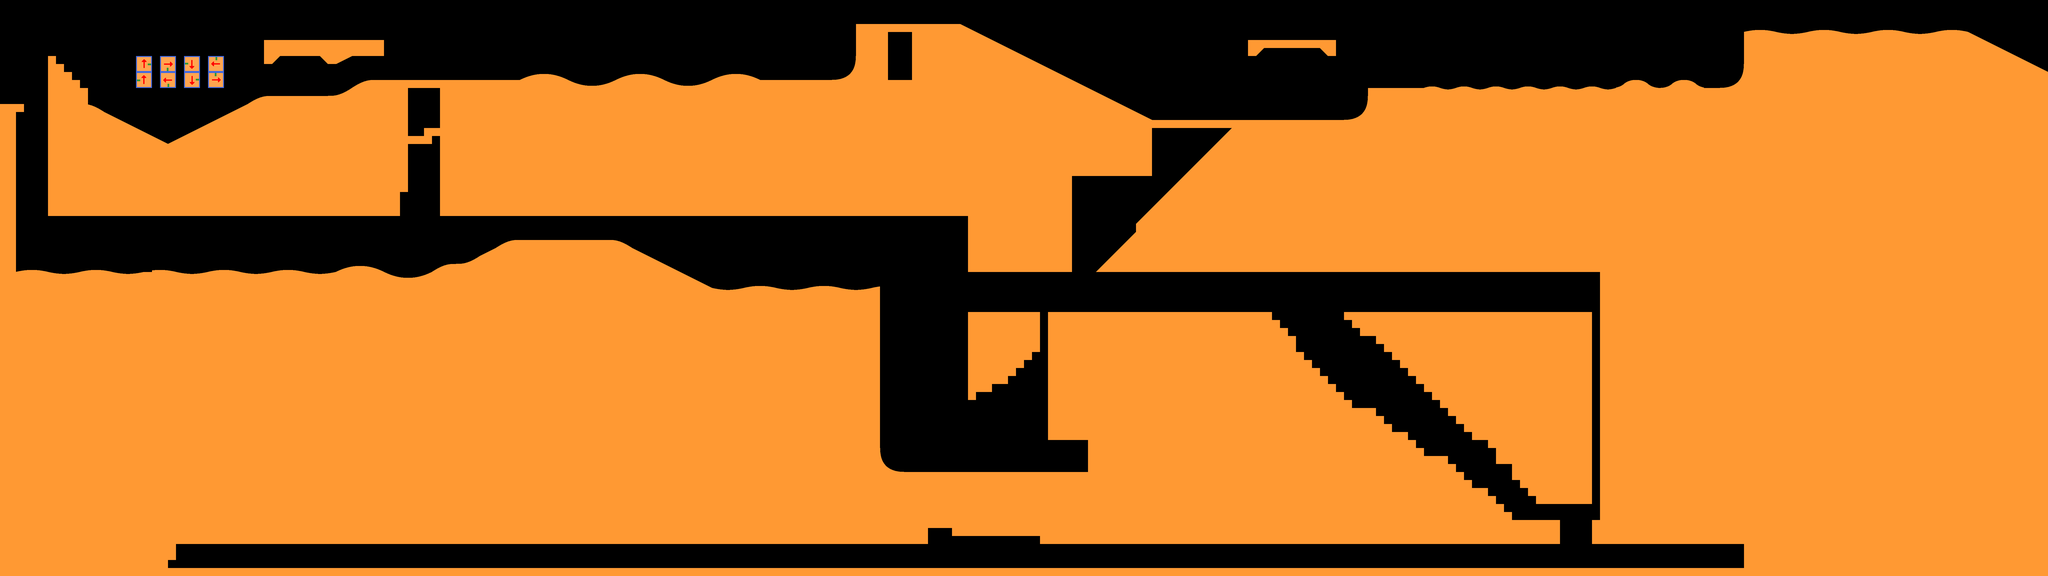

A 2D game scene composited from a Tiled map and its tileset images. What follows is a short description and the map's XML, with each tile layer's data collapsed to a summary:
An orthogonal 256x72 tile map with 32x32 px tiles, 3 tile layers (Foreground, Collision, Background), 4 tilesets and 38 objects.

<map version="1.0" orientation="orthogonal" renderorder="right-down" width="256" height="72" tilewidth="32" tileheight="32" nextobjectid="49">
 <tileset firstgid="1" name="curves" tilewidth="32" tileheight="32">
  <image source="../img/curves.png" width="384" height="384" />
  <tile id="0">
   <properties>
    <property name="type" value="solid" />
   </properties>
  </tile>
  <tile id="1">
   <properties>
    <property name="type" value="curved" />
   </properties>
  </tile>
  <tile id="7">
   <properties>
    <property name="type" value="curved" />
   </properties>
  </tile>
  <tile id="8">
   <properties>
    <property name="type" value="curved" />
   </properties>
  </tile>
  <tile id="9">
   <properties>
    <property name="type" value="curved" />
   </properties>
  </tile>
  <tile id="12">
   <properties>
    <property name="type" value="solid" />
   </properties>
  </tile>
  <tile id="13">
   <properties>
    <property name="type" value="solid" />
   </properties>
  </tile>
  <tile id="16">
   <properties>
    <property name="type" value="curved" />
   </properties>
  </tile>
  <tile id="17">
   <properties>
    <property name="type" value="curved" />
   </properties>
  </tile>
  <tile id="18">
   <properties>
    <property name="type" value="curved" />
   </properties>
  </tile>
  <tile id="24">
   <properties>
    <property name="type" value="solid" />
   </properties>
  </tile>
  <tile id="25">
   <properties>
    <property name="type" value="solid" />
   </properties>
  </tile>
  <tile id="26">
   <properties>
    <property name="type" value="curved" />
   </properties>
  </tile>
  <tile id="27">
   <properties>
    <property name="type" value="curved" />
   </properties>
  </tile>
  <tile id="40">
   <properties>
    <property name="type" value="curved" />
   </properties>
  </tile>
  <tile id="41">
   <properties>
    <property name="type" value="curved" />
   </properties>
  </tile>
  <tile id="42">
   <properties>
    <property name="type" value="curved" />
   </properties>
  </tile>
  <tile id="43">
   <properties>
    <property name="type" value="curved" />
   </properties>
  </tile>
  <tile id="44">
   <properties>
    <property name="type" value="curved" />
   </properties>
  </tile>
  <tile id="45">
   <properties>
    <property name="type" value="curved" />
   </properties>
  </tile>
  <tile id="48">
   <properties>
    <property name="type" value="curved" />
   </properties>
  </tile>
  <tile id="49">
   <properties>
    <property name="type" value="curved" />
   </properties>
  </tile>
  <tile id="50">
   <properties>
    <property name="type" value="curved" />
   </properties>
  </tile>
  <tile id="51">
   <properties>
    <property name="type" value="curved" />
   </properties>
  </tile>
  <tile id="52">
   <properties>
    <property name="type" value="curved" />
   </properties>
  </tile>
  <tile id="53">
   <properties>
    <property name="type" value="curved" />
   </properties>
  </tile>
  <tile id="60">
   <properties>
    <property name="type" value="solid" />
   </properties>
  </tile>
  <tile id="61">
   <properties>
    <property name="type" value="solid" />
   </properties>
  </tile>
  <tile id="62">
   <properties>
    <property name="type" value="solid" />
   </properties>
  </tile>
  <tile id="63">
   <properties>
    <property name="type" value="solid" />
   </properties>
  </tile>
  <tile id="64">
   <properties>
    <property name="type" value="solid" />
   </properties>
  </tile>
  <tile id="65">
   <properties>
    <property name="type" value="solid" />
   </properties>
  </tile>
  <tile id="66">
   <properties>
    <property name="type" value="curved" />
   </properties>
  </tile>
  <tile id="67">
   <properties>
    <property name="type" value="curved" />
   </properties>
  </tile>
  <tile id="68">
   <properties>
    <property name="type" value="curved" />
   </properties>
  </tile>
  <tile id="69">
   <properties>
    <property name="type" value="curved" />
   </properties>
  </tile>
  <tile id="70">
   <properties>
    <property name="type" value="curved" />
   </properties>
  </tile>
  <tile id="71">
   <properties>
    <property name="type" value="curved" />
   </properties>
  </tile>
  <tile id="72">
   <properties>
    <property name="type" value="curved" />
   </properties>
  </tile>
  <tile id="73">
   <properties>
    <property name="type" value="curved" />
   </properties>
  </tile>
  <tile id="74">
   <properties>
    <property name="type" value="curved" />
   </properties>
  </tile>
  <tile id="75">
   <properties>
    <property name="type" value="curved" />
   </properties>
  </tile>
  <tile id="76">
   <properties>
    <property name="type" value="curved" />
   </properties>
  </tile>
  <tile id="77">
   <properties>
    <property name="type" value="curved" />
   </properties>
  </tile>
  <tile id="78">
   <properties>
    <property name="type" value="curved" />
   </properties>
  </tile>
  <tile id="79">
   <properties>
    <property name="type" value="curved" />
   </properties>
  </tile>
  <tile id="84">
   <properties>
    <property name="type" value="curved" />
   </properties>
  </tile>
  <tile id="85">
   <properties>
    <property name="type" value="solid" />
   </properties>
  </tile>
  <tile id="86">
   <properties>
    <property name="type" value="solid" />
   </properties>
  </tile>
  <tile id="87">
   <properties>
    <property name="type" value="curved" />
   </properties>
  </tile>
  <tile id="88">
   <properties>
    <property name="type" value="curved" />
   </properties>
  </tile>
  <tile id="91">
   <properties>
    <property name="type" value="curved" />
   </properties>
  </tile>
  <tile id="92">
   <properties>
    <property name="type" value="curved" />
   </properties>
  </tile>
  <tile id="93">
   <properties>
    <property name="type" value="curved" />
   </properties>
  </tile>
  <tile id="94">
   <properties>
    <property name="type" value="curved" />
   </properties>
  </tile>
  <tile id="95">
   <properties>
    <property name="type" value="curved" />
   </properties>
  </tile>
  <tile id="96">
   <properties>
    <property name="type" value="solid" />
   </properties>
  </tile>
  <tile id="97">
   <properties>
    <property name="type" value="solid" />
   </properties>
  </tile>
  <tile id="98">
   <properties>
    <property name="type" value="solid" />
   </properties>
  </tile>
  <tile id="99">
   <properties>
    <property name="type" value="solid" />
   </properties>
  </tile>
  <tile id="100">
   <properties>
    <property name="type" value="solid" />
   </properties>
  </tile>
  <tile id="101">
   <properties>
    <property name="type" value="curved" />
   </properties>
  </tile>
  <tile id="102">
   <properties>
    <property name="type" value="curved" />
   </properties>
  </tile>
  <tile id="103">
   <properties>
    <property name="type" value="curved" />
   </properties>
  </tile>
  <tile id="113">
   <properties>
    <property name="type" value="curved" />
   </properties>
  </tile>
  <tile id="114">
   <properties>
    <property name="type" value="solid" />
   </properties>
  </tile>
  <tile id="115">
   <properties>
    <property name="type" value="curved" />
   </properties>
  </tile>
  <tile id="119">
   <properties>
    <property name="type" value="curved" />
   </properties>
  </tile>
  <tile id="120">
   <properties>
    <property name="type" value="curved" />
   </properties>
  </tile>
  <tile id="121">
   <properties>
    <property name="type" value="curved" />
   </properties>
  </tile>
  <tile id="125">
   <properties>
    <property name="type" value="curved" />
   </properties>
  </tile>
  <tile id="126">
   <properties>
    <property name="type" value="solid" />
   </properties>
  </tile>
  <tile id="131">
   <properties>
    <property name="type" value="curved" />
   </properties>
  </tile>
  <tile id="134">
   <properties>
    <property name="type" value="curved" />
   </properties>
  </tile>
  <tile id="135">
   <properties>
    <property name="type" value="curved" />
   </properties>
  </tile>
  <tile id="137">
   <properties>
    <property name="type" value="curved" />
   </properties>
  </tile>
  <tile id="138">
   <properties>
    <property name="type" value="curved" />
   </properties>
  </tile>
  <tile id="139">
   <properties>
    <property name="type" value="curved" />
   </properties>
  </tile>
  <tile id="140">
   <properties>
    <property name="type" value="curved" />
   </properties>
  </tile>
  <tile id="141">
   <properties>
    <property name="type" value="curved" />
   </properties>
  </tile>
  <tile id="142">
   <properties>
    <property name="type" value="curved" />
   </properties>
  </tile>
  <tile id="143">
   <properties>
    <property name="type" value="curved" />
   </properties>
  </tile>
 </tileset>
 <tileset firstgid="145" name="proto" tilewidth="64" tileheight="64">
  <image source="../img/proto.png" width="64" height="64" />
  <tile id="0">
   <properties>
    <property name="type" value="hero_spawn" />
   </properties>
  </tile>
 </tileset>
 <tileset firstgid="146" name="64x64_orange_arrow" tilewidth="32" tileheight="32">
  <image source="../img/64x64_orange_arrow.png" width="64" height="64" />
 </tileset>
 <tileset firstgid="150" name="boar" tilewidth="64" tileheight="64">
  <image source="../img/boar.png" width="192" height="64" />
  <tile id="0">
   <properties>
    <property name="type" value="boar_enemy" />
   </properties>
  </tile>
 </tileset>
 <layer name="Foreground" width="256" height="72">
  <data>[18432 cells, 0 non-empty, 0 distinct tile ids]</data>
 </layer>
 <layer name="Collision" width="256" height="72">
  <data>[18432 cells, 13324 non-empty, 63 distinct tile ids]</data>
 </layer>
 <layer name="Background" width="256" height="72">
  <data>[18432 cells, 32 non-empty, 4 distinct tile ids]</data>
 </layer>
 <objectgroup name="Entities">
  <object id="3" gid="150" x="1074.67" y="290.667" />
  <object id="5" gid="150" x="522.667" y="482.667" />
  <object id="8" gid="150" x="2656" y="201.333" />
  <object id="9" gid="150" x="2458.67" y="184" />
  <object id="10" gid="150" x="2240" y="153.333" />
  <object id="11" gid="150" x="1973.33" y="222.667" />
  <object id="12" gid="150" x="1758.67" y="241.333" />
  <object id="13" gid="150" x="1645.33" y="129.333" />
  <object id="14" gid="150" x="1512" y="154.667" />
  <object id="15" gid="150" x="1006.67" y="984" />
  <object id="16" gid="150" x="1528" y="1024" />
  <object id="18" gid="150" x="5718.67" y="1738.67" />
  <object id="23" gid="145" x="434.667" y="385.333" />
  <object id="24" gid="150" x="4100" y="192" />
  <object id="25" gid="150" x="3176" y="264" />
  <object id="26" gid="150" x="2959" y="244" />
  <object id="27" gid="150" x="3328" y="245" />
  <object id="28" gid="150" x="4959" y="410" />
  <object id="29" gid="150" x="5209" y="404" />
  <object id="30" gid="150" x="5405" y="351" />
  <object id="31" gid="150" x="4786" y="537" />
  <object id="32" gid="150" x="4648" y="374" />
  <object id="33" gid="150" x="2952.85" y="977.455" />
  <object id="34" gid="150" x="3349.82" y="1116.85" />
  <object id="35" gid="150" x="3574.06" y="1038.06" />
  <object id="36" gid="150" x="2989.21" y="998.667" />
  <object id="37" gid="150" x="2489.21" y="941.091" />
  <object id="38" gid="150" x="898.303" y="1004.73" />
  <object id="39" gid="150" x="316.485" y="965.333" />
  <object id="40" gid="150" x="131.636" y="913.818" />
  <object id="41" gid="150" x="3664.97" y="1180.48" />
  <object id="42" gid="150" x="3710.42" y="1504.73" />
  <object id="43" gid="150" x="3671.03" y="1613.82" />
  <object id="44" gid="150" x="3901.33" y="1225.94" />
  <object id="45" gid="150" x="3895.27" y="92.6061" />
  <object id="46" gid="150" x="652.848" y="165.333" />
  <object id="47" gid="150" x="189.212" y="107.758" />
  <object id="48" gid="150" x="61.9394" y="235.03" />
 </objectgroup>
</map>
